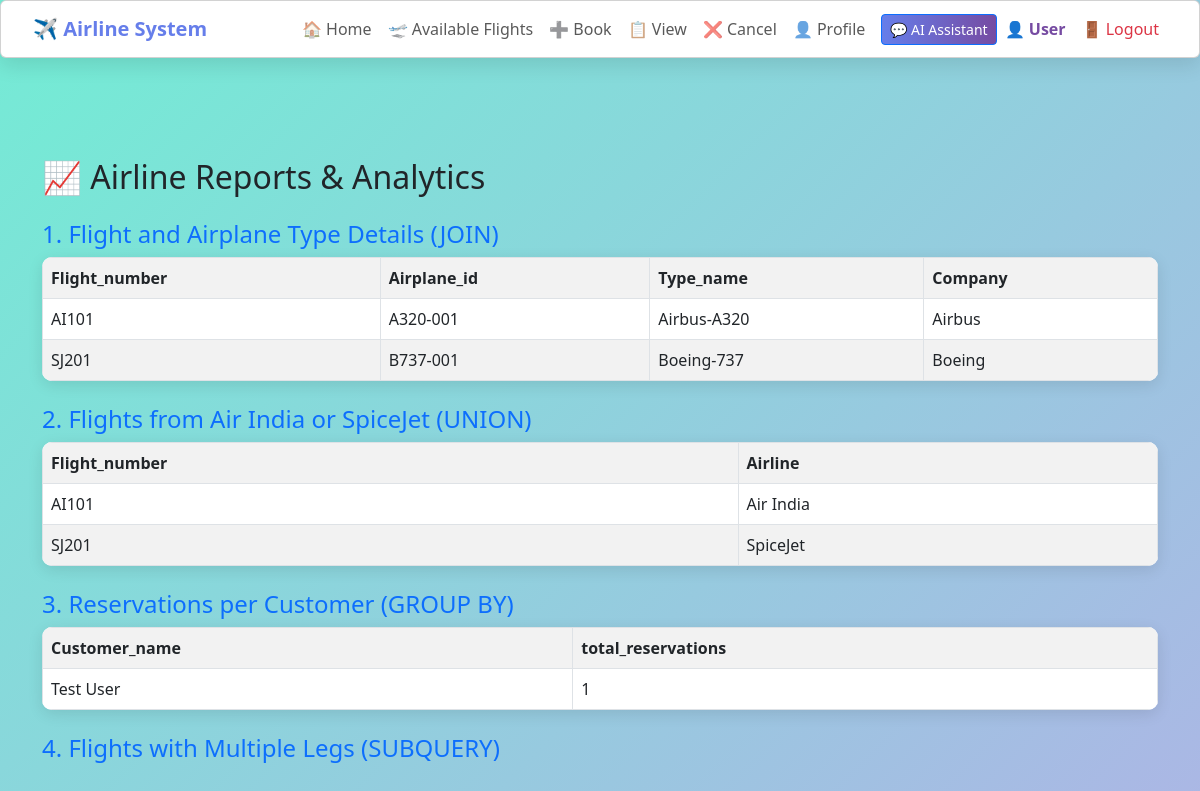
Page /complex_queries.php (signed in) on the committed database.
### tables this page shows
CREATE TABLE flight (
  Flight_number VARCHAR(30) PRIMARY KEY,
  Airline VARCHAR(120),
  Flight_name VARCHAR(150),
  created_at TIMESTAMP DEFAULT CURRENT_TIMESTAMP
);

CREATE TABLE airplane (
  Airplane_id VARCHAR(50) PRIMARY KEY,
  Total_no_of_seats INT NOT NULL,
  Type_name VARCHAR(100) NOT NULL,
  registration_no VARCHAR(50),
  created_at TIMESTAMP DEFAULT CURRENT_TIMESTAMP,
  FOREIGN KEY (Type_name) REFERENCES airplane_type(Type_name) ON UPDATE CASCADE ON DELETE RESTRICT
);

CREATE TABLE airplane_type (
  Type_name VARCHAR(100) PRIMARY KEY,
  Max_seats INT NOT NULL,
  Company VARCHAR(100),
  description TEXT
);

### complex_queries.php (the view, shortened to what this page needs)
<?php include 'db.php'; include 'header.php'; ?>
<!DOCTYPE html>
<html>
<head>
	<link rel="stylesheet" href="style.css">
  <link rel="stylesheet" href="https://cdn.jsdelivr.net/npm/bootstrap@5.3.0/dist/css/bootstrap.min.css">
</head>
<body class="container mt-5">
  <h2>📈 Airline Reports & Analytics</h2>
  <?php
  echo "<h4 class='mt-4 text-primary'>1. Flight and Airplane Type Details (JOIN)</h4>";
  $q1 = "SELECT f.Flight_number, a.Airplane_id, t.Type_name, t.Company
         FROM leg_instance li
         JOIN airplane a ON li.Airplane_id = a.Airplane_id
         JOIN airplane_type t ON a.Type_name = t.Type_name
         JOIN flight f ON li.Flight_number = f.Flight_number
         LIMIT 10";
  $r1 = $conn->query($q1);
  if ($r1->num_rows > 0) {
      echo "<table class='table table-bordered table-striped'><tr>";
      while ($field = $r1->fetch_field()) echo "<th>{$field->name}</th>";
      echo "</tr>";
      while ($row = $r1->fetch_assoc()) {
          echo "<tr>";
          foreach ($row as $val) echo "<td>$val</td>";
          echo "</tr>";
      }
      echo "</table>";
  }
  echo "<h4 class='mt-4 text-primary'>2. Flights from Air India or SpiceJet (UNION)</h4>";
  $q2 = "(SELECT Flight_number, Airline FROM flight WHERE Airline='Air India')
         UNION
         (SELECT Flight_number, Airline FROM flight WHERE Airline='SpiceJet')";
  $r2 = $conn->query($q2);
  if ($r2->num_rows > 0) {
      echo "<table class='table table-bordered table-striped'><tr>";
      while ($field = $r2->fetch_field()) echo "<th>{$field->name}</th>";
      echo "</tr>";
      while ($row = $r2->fetch_assoc()) {
          echo "<tr>";
          foreach ($row as $val) echo "<td>$val</td>";
          echo "</tr>";
      }
      echo "</table>";
  }
  echo "<h4 class='mt-4 text-primary'>3. Reservations per Customer (GROUP BY)</h4>";
  $q3 = "SELECT Customer_name, COUNT(*) AS total_reservations FROM reservation GROUP BY Customer_name";
  $r3 = $conn->query($q3);
  if ($r3->num_rows > 0) {
      echo "<table class='table table-bordered table-striped'><tr>";
      while ($field = $r3->fetch_field()) echo "<th>{$field->name}</th>";
      echo "</tr>";
      while ($row = $r3->fetch_assoc()) {
          echo "<tr>";
          foreach ($row as $val) echo "<td>$val</td>";
          echo "</tr>";
      }
      echo "</table>";
  }
  echo "<h4 class='mt-4 text-primary'>4. Flights with Multiple Legs (SUBQUERY)</h4>";
  ?>
</body>
</html>

### global-styles.css (style rules this page uses)
body { padding-top: 110px !important; font-family: 'Poppins', sans-serif; overflow-x: hidden; }
body, html { min-height: 100vh; height: 100%; margin: 0; padding: 0; background: linear-gradient(135deg, #74ebd5 0%, #ACB6E5 100%); font-family: 'Segoe UI', Tahoma, Geneva, Verdana, sans-serif; color: #333; position: relative; background-attachment: fixed; }
.table { background-color: rgba(255, 255, 255, 0.95); border-radius: 10px; overflow: hidden; box-shadow: 0 4px 15px rgba(0,0,0,0.1); }
.table th { background: linear-gradient(to right, #667eea, #764ba2); color: white; vertical-align: middle; }
.table tr:nth-child(even) { background: rgba(102, 126, 234, 0.1); }

### style.css (style rules this page uses)
body { background: linear-gradient(135deg, #74ebd5 0%, #ACB6E5 100%); font-family: 'Segoe UI', sans-serif; min-height: 100vh; margin: 0; padding: 0; color: #333; overflow-x: hidden; }
.table { background-color: rgba(255, 255, 255, 0.95); border-radius: 10px; overflow: hidden; box-shadow: 0 4px 15px rgba(0,0,0,0.1); }
.table th { background: #667eea; color: white; }
.table tr:nth-child(even) { background: rgba(102, 126, 234, 0.1); }

### includes/background_elements.php (style rules this page uses)
body { animation: skyGradient 1000s infinite ease-in-out; overflow-x: hidden; margin: 0; padding: 0; position: relative; z-index: 10; }

### rows in the picture
flight: Flight_number "AI101", airplane.Airplane_id "A320-001", airplane_type.Type_name "Airbus-A320", airplane_type.Company "Airbus"
flight: Flight_number "SJ201", airplane.Airplane_id "B737-001", airplane_type.Type_name "Boeing-737", airplane_type.Company "Boeing"

### other values in the picture
$_SESSION['user']['Cname'] "User"
$field->name "Flight_number"
$field->name "Airplane_id"
$field->name "Type_name"
$field->name "Company"
$field->name "Airline"
$val "AI101"
$val "Air India"
$val "SJ201"
$val "SpiceJet"
$field->name "Customer_name"
$field->name "total_reservations"
$val "Test User"
$val "1"
